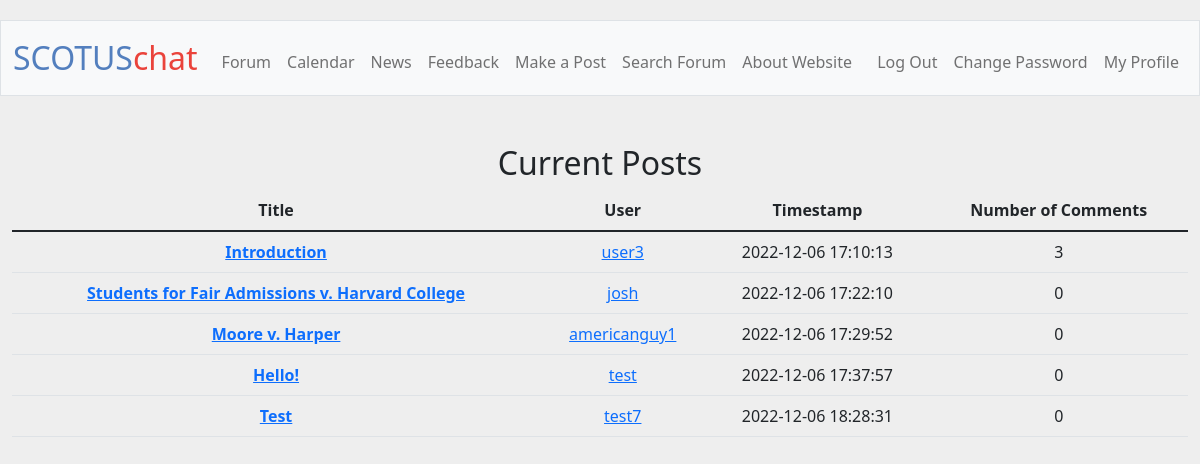
The app's page /forum (signed in) with its own data.
### tables this page shows
CREATE TABLE 'posts' ('user_id' INTEGER NOT NULL, 'title' TEXT NOT NULL, 'message' TEXT NOT NULL, 'timestamp' DATETIME NOT NULL, 'post_id' INTEGER PRIMARY KEY NOT NULL, 'image' TEXT, FOREIGN KEY (user_id) REFERENCES users(id));

CREATE TABLE 'users' ('username' TEXT NOT NULL,'hash' TEXT NOT NULL, 'moderator' BOOLEAN NOT NULL, 'bio' TEXT, 'id' INTEGER PRIMARY KEY NOT NULL , 'pfp' TEXT DEFAULT "static/images/default.jpeg");

### app.py (the view)
@app.route("/forum")
@login_required
def forum():
    posts = db.execute("SELECT * FROM posts")
    display_posts = []
    for post in posts:
        temp = {}
        temp["title"] = post["title"]
        temp["message"] = post["message"]
        temp["username"] = db.execute("SELECT username FROM users WHERE id = ?", post["user_id"])[0]["username"]
        temp["timestamp"] = post["timestamp"]
        temp["post_id"] = post["post_id"]
        temp["user_id"] = post["user_id"]
        temp["count_comments"] = db.execute("SELECT COUNT(comment_id) FROM comments WHERE post_id = ?", post["post_id"])[0]["COUNT(comment_id)"]
        display_posts.append(temp)
    return render_template("forum.html", display_posts=display_posts)

### app.py (called while the page is built)
@app.after_request
def after_request(response):
    response.headers["Cache-Control"] = "no-cache, no-store, must-revalidate"
    response.headers["Expires"] = 0
    response.headers["Pragma"] = "no-cache"
    return response

### helpers.py (called while the page is built)
def login_required(f):
    @wraps(f)
    def decorated_function(*args, **kwargs):
        if session.get("user_id") is None:
            return redirect("/login")
        return f(*args, **kwargs)
    return decorated_function

### templates/forum.html (shortened to what this page needs)
{% extends "layout.html" %}
{% block main %}
<h2>Current Posts</h2>
<table class="table">
    <thead>
        <tr>
            <th>Title</th>
            <th>User</th>
            <th>Timestamp</th>
            <th>Number of Comments</th>
        </tr>
    </thead>
    <tbody>
        {% for post in display_posts %}
        <tr>
            <td><a href="/view/{{ post.post_id }}"><b>{{ post.title }}</b></a></td>
            <td><a href="/profile/{{ post.user_id }}">{{ post.username }}</a></td>
            <td>{{ post.timestamp }}</td>
            <td>{{ post.count_comments }}</td>
        </tr>
        {% endfor %}
    </tbody>
</table>
{% endblock %}

### static/styles.css (style rules this page uses)
body { margin-top:20px; background:#eee; }

### records on screen
posts: title "Introduction", timestamp "2022-12-06 17:10:13"
users: username "user3"
posts: title "Students for Fair Admissions v. Harvard College", timestamp "2022-12-06 17:22:10"
users: username "josh"
posts: title "Moore v. Harper", timestamp "2022-12-06 17:29:52"
users: username "americanguy1"
posts: title "Hello!", timestamp "2022-12-06 17:37:57"
users: username "test"
posts: title "Test", timestamp "2022-12-06 18:28:31"
users: username "test7"

### other values on screen
{{ post.count_comments }} "3" "0" "0" "0" "0"
